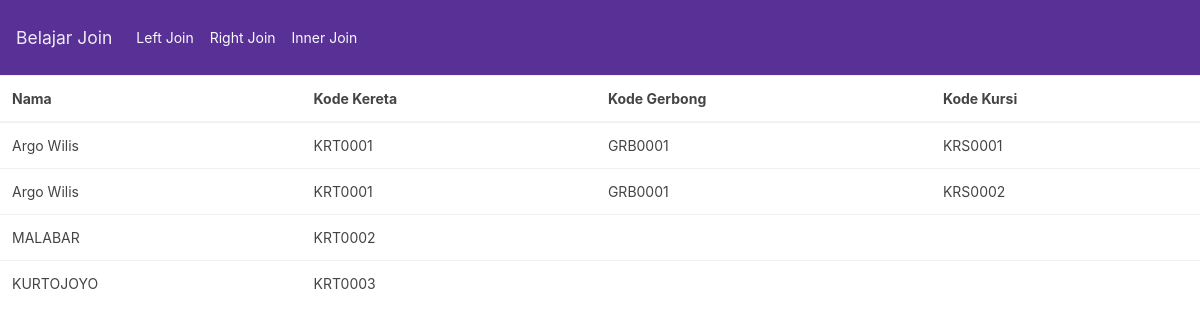
The app's page /index.php/c_kereta/leftjoin with its own data.
### tables this page shows
CREATE TABLE `kursi` (
  `kd_kursi` varchar(15) NOT NULL,
  `kd_gerbong` varchar(15) NOT NULL,
  `kd_kereta` varchar(15) NOT NULL
);

CREATE TABLE `lokomotif` (
  `kd_kereta` varchar(15) NOT NULL,
  `nama` varchar(30) NOT NULL
);

### application/controllers/C_kereta.php (called while the page is built, shortened)
<?php
class C_kereta extends CI_Controller {
	public function __construct()
	{
			$this->load->model(array('m_kereta'));
	}
	public function leftjoin()
	{
		$data['kereta'] = $this->m_kereta->leftJoin();
		$this->load->view('tampil', $data);
	}
}

### index.php (called while the page is built, shortened)
<?php
require_once BASEPATH.'core/CodeIgniter.php';

### application/models/M_kereta.php (called while the page is built, shortened)
<?php
	class M_kereta extends CI_Model {
		  public function leftJoin()
		  {
		      $this->db->select('lokomotif.nama AS Nama, lokomotif.kd_kereta AS KodeKereta, kursi.kd_gerbong AS KodeGerbong, kursi.kd_kursi as KodeKursi');
		      $this->db->from('lokomotif');
		      $this->db->join('kursi', 'lokomotif.kd_kereta = kursi.kd_kereta','Left');
		      $query = $this->db->get();
		      return $query->result();
		  }
	}
?>

### application/views/tampil.php (the view, shortened to what this page needs)
<?php
	include 'header.php';
?>
		<table class="table">
			<thead>
				<tr>
					<th>Nama</th>
					<th>Kode Kereta</th>
					<th>Kode Gerbong</th>
					<th>Kode Kursi</th>
				</tr>
			</thead>
			<tbody>
				<?php
				foreach ($kereta as $row):
				?>
					<tr>
						<td><?=$row->Nama?>
						<td><?=$row->KodeKereta?></td>
						<td><?=$row->KodeGerbong?></td>
						<td><?=$row->KodeKursi?></td>
					</tr>
				<?php endforeach; ?>
		</table>
	</body>
</html>

### records on screen
kursi: kd_kereta.nama "Argo Wilis", kd_kereta.kd_kereta "KRT0001", kd_gerbong "GRB0001", kd_kursi "KRS0001"
kursi: kd_kereta.nama "Argo Wilis", kd_kereta.kd_kereta "KRT0001", kd_gerbong "GRB0001", kd_kursi "KRS0002"
lokomotif: nama "MALABAR", kd_kereta "KRT0002"
lokomotif: nama "KURTOJOYO", kd_kereta "KRT0003"
